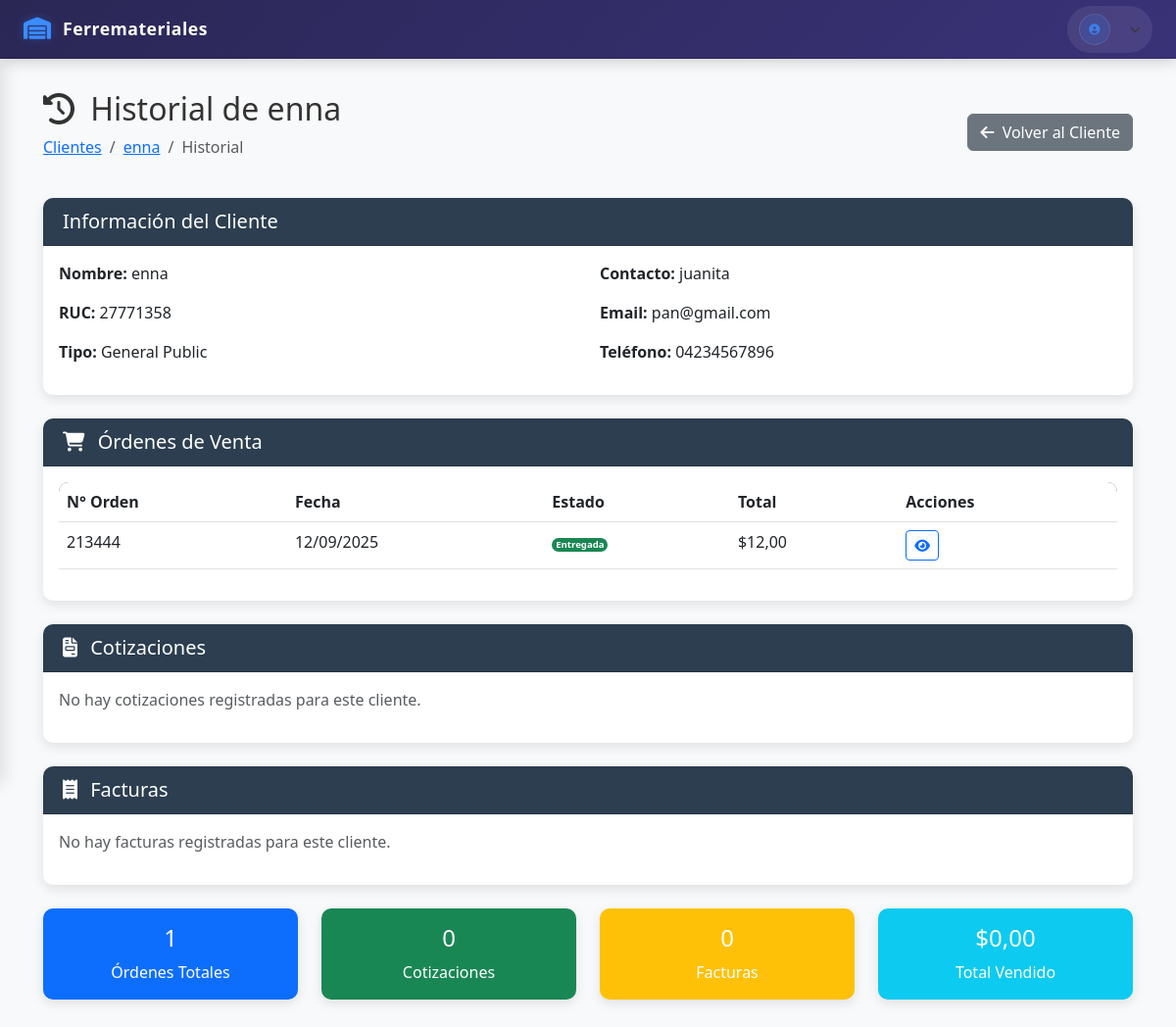
Before: /clientes/clientes/1/historial/ with the older database file.
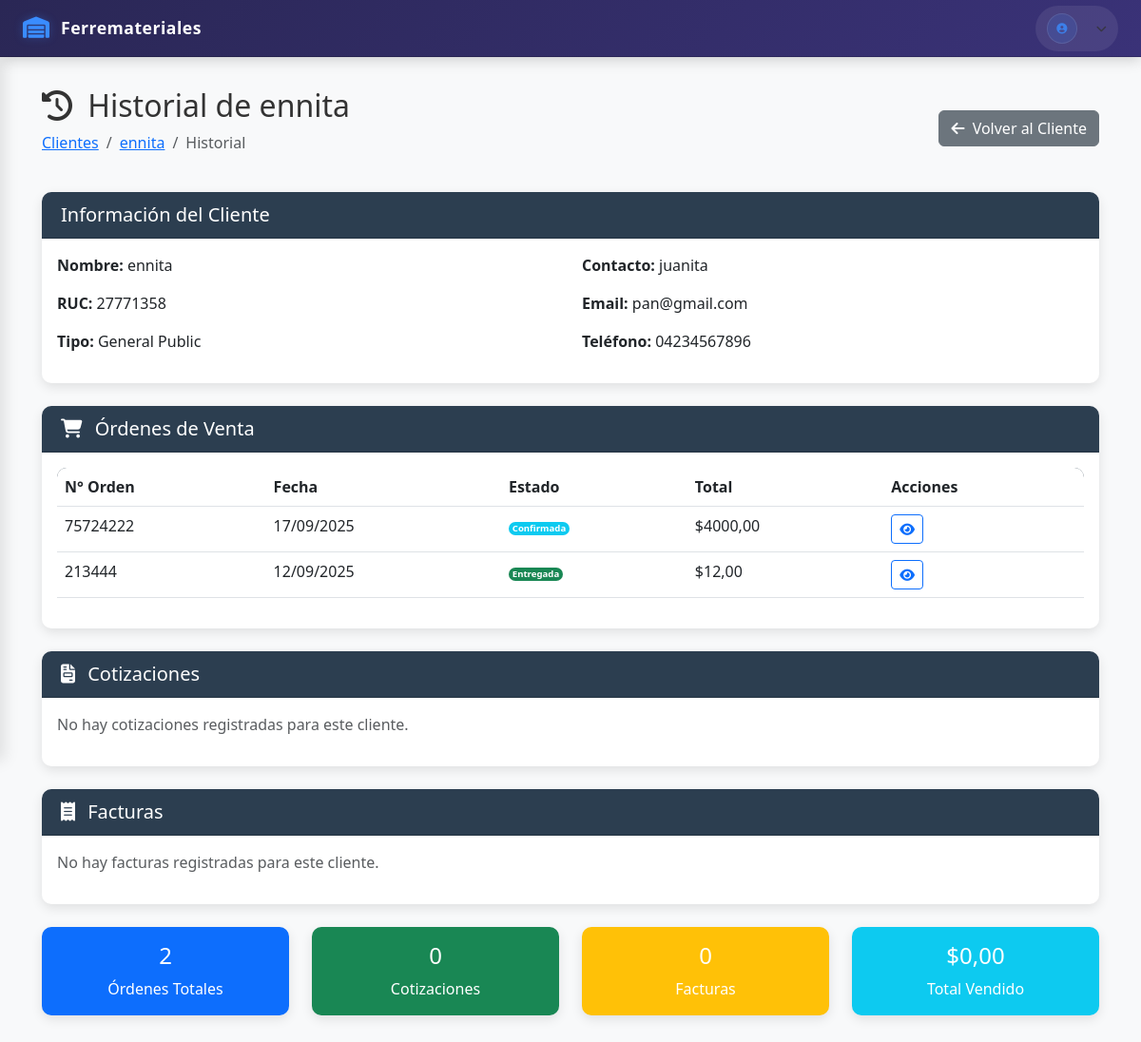
After: the same page with the newer database file.
### apps/crm/models.py (models this page shows, shortened)
class Customer(models.Model):
    class ClientType(models.TextChoices):
        CONSTRUCTORA = 'construction_company', _('Construction Company')
        FERRETERIA = 'hardware_store', _('Hardware Store')
        PUBLICO_GENERAL = 'general_public', _('General Public')
        OTROS = 'other', _('Other')
    class Status(models.TextChoices):
        ACTIVO = 'active', _('Active')
        INACTIVO = 'inactive', _('Inactive')
        MOROSO = 'delinquent', _('Delinquent')
        NUEVO = 'new', _('New')
    name = models.CharField(
        _("Name"),
        max_length=255,
        help_text=_("The full name or business name of the customer."),
    )
    tax_id = models.CharField(
        _("Tax ID"),
        max_length=50,
        unique=True,
        blank=True,
        null=True,
        help_text=_("The tax identification number (e.g., RUC) of the customer."),
    )
    contact_name = models.CharField(
        _("Contact Name"),
        max_length=255,
        blank=True,
        null=True,
        help_text=_("The name of the main contact person for the customer."),
    )
    email = models.EmailField(
        _("Email"),
        unique=True,
        blank=True,
        null=True,
        help_text=_("The main email address of the customer."),
    )
    phone = models.CharField(
        _("Phone"),
        max_length=20,
        blank=True,
        null=True,
        help_text=_("The primary phone number of the customer."),
    )
    address = models.TextField(
        _("Address"),
        blank=True,
        null=True,
        help_text=_("The physical address of the customer."),
    )
    client_type = models.CharField(
        _("Client Type"),
        max_length=50,
        choices=ClientType.choices,
        default=ClientType.CONSTRUCTORA,
        help_text=_("The type of client, e.g., 'Construction Company'."),
    )
    status = models.CharField(
        _("Status"),
        max_length=50,
        choices=Status.choices,
        default=Status.ACTIVO,
        help_text=_("The current status of the customer."),
    )
    last_purchase = models.DateTimeField(
        _("Last Purchase"),
        blank=True,
        null=True,
        help_text=_("The date and time of the customer's last purchase."),
    )
    created_at = models.DateTimeField(
        _("Created At"),
        auto_now_add=True,
    )
    updated_at = models.DateTimeField(
        _("Updated At"),
        auto_now=True,
    )
    class Meta:
        db_table = "customers"
        verbose_name = _("Customer")
        verbose_name_plural = _("Customers")

### apps/sales/models.py (models this page shows, shortened)
class Order(models.Model):
    STATUS_CHOICES = [
        ('pending', _('Pending')),
        ('confirmed', _('Confirmed')),
        ('shipped', _('Shipped')),
        ('delivered', _('Delivered')),
        ('cancelled', _('Cancelled')),
    ]
    customer = models.ForeignKey(
        Customer,
        verbose_name=_("Customer"),
        on_delete=models.CASCADE
    )
    order_number = models.CharField(
        _("Order Number"),
        max_length=50,
        unique=True
    )
    date = models.DateField(
        _("Date"),
        default=timezone.now
    )
    total_amount = models.DecimalField(
        _("Total Amount"),
        max_digits=10,
        decimal_places=2,
        default=0.00
    )
    status = models.CharField(
        _("Status"),
        max_length=20,
        choices=STATUS_CHOICES,
        default='pending'
    )
    quote = models.OneToOneField(
        Quote,
        verbose_name=_("Quote"),
        on_delete=models.SET_NULL,
        null=True,
        blank=True
    )
    created_at = models.DateTimeField(
        _("Created At"),
        auto_now_add=True
    )
    updated_at = models.DateTimeField(
        _("Updated At"),
        auto_now=True
    )
    class Meta:
        db_table = "sales_orders"
        verbose_name = _("Sales Order")
        verbose_name_plural = _("Sales Orders")

### apps/crm/views.py (the view)
# urls.py: path('clientes/<int:cliente_id>/historial/', historial_cliente, name='historial_cliente'),
def historial_cliente(request, cliente_id):
    customer = get_object_or_404(Customer, pk=cliente_id)
    orders = Order.objects.filter(customer=customer).order_by('-date')
    quotes = Quote.objects.filter(customer=customer).order_by('-date')
    invoices = Invoice.objects.filter(customer=customer).order_by('-date_issued')
    total_amount = invoices.aggregate(total=Sum('total_amount'))['total'] or 0
    context = {
        'customer': customer,
        'orders': orders,
        'quotes': quotes,
        'invoices': invoices,
        'total_amount': total_amount,
    }
    if request.GET.get('modal') == '1':
        return render(request, 'crm/_historial_cliente.html', context)
    return render(request, 'crm/historial_cliente.html', context)

### templates/crm/historial_cliente.html (shortened to what this page needs)
{% extends "base.html" %}
{% block content %}
<div class="container-fluid">
    <div class="d-flex justify-content-between align-items-center mb-4">
        <div>
            <h2><i class="fas fa-history me-2"></i> Historial de {{ customer.name }}</h2>
            <nav aria-label="breadcrumb">
                <ol class="breadcrumb">
                    <li class="breadcrumb-item"><a href="{% url 'crm:clientes' %}">Clientes</a></li>
                    <li class="breadcrumb-item"><a href="{% url 'crm:ver_cliente' customer.id %}">{{ customer.name }}</a></li>
                    <li class="breadcrumb-item active">Historial</li>
                </ol>
            </nav>
        </div>
        <a href="{% url 'crm:ver_cliente' customer.id %}" class="btn btn-secondary">
            <i class="fas fa-arrow-left me-1"></i> Volver al Cliente
        </a>
    </div>
    <div class="card mb-4">
        <div class="card-header">
            <h5 class="mb-0">Información del Cliente</h5>
        </div>
        <div class="card-body">
            <div class="row">
                <div class="col-md-6">
                    <p><strong>Nombre:</strong> {{ customer.name }}</p>
                    <p><strong>RUC:</strong> {{ customer.tax_id|default:"No especificado" }}</p>
                    <p><strong>Tipo:</strong> {{ customer.get_client_type_display }}</p>
                </div>
                <div class="col-md-6">
                    <p><strong>Contacto:</strong> {{ customer.contact_name|default:"No especificado" }}</p>
                    <p><strong>Email:</strong> {{ customer.email|default:"No especificado" }}</p>
                    <p><strong>Teléfono:</strong> {{ customer.phone|default:"No especificado" }}</p>
                </div>
            </div>
        </div>
    </div>
    <div class="card mb-4">
        <div class="card-header">
            <h5 class="mb-0"><i class="fas fa-shopping-cart me-2"></i> Órdenes de Venta</h5>
        </div>
        <div class="card-body">
            {% if orders %}
                <div class="table-responsive">
                    <table class="table table-hover">
                        <thead>
                            <tr>
                                <th>N° Orden</th>
                                <th>Fecha</th>
                                <th>Estado</th>
                                <th>Total</th>
                                <th>Acciones</th>
                            </tr>
                        </thead>
                        <tbody>
                            {% for order in orders %}
                            <tr>
                                <td>{{ order.order_number }}</td>
                                <td>{{ order.date|date:"d/m/Y" }}</td>
                                <td>
                                    {% if order.status == 'pending' %}
                                        <span class="badge bg-warning">Pendiente</span>
                                    {% elif order.status == 'confirmed' %}
                                        <span class="badge bg-info">Confirmada</span>
                                    {% elif order.status == 'shipped' %}
                                        <span class="badge bg-primary">Enviada</span>
                                    {% elif order.status == 'delivered' %}
                                        <span class="badge bg-success">Entregada</span>
                                    {% elif order.status == 'cancelled' %}
                                        <span class="badge bg-danger">Cancelada</span>
                                    {% else %}
                                        <span class="badge bg-secondary">{{ order.status }}</span>
                                    {% endif %}
                                </td>
                                <td>${{ order.total_amount|floatformat:2 }}</td>
                                <td>
                                    <a href="#" class="btn btn-sm btn-outline-primary" title="Ver detalle">
                                        <i class="fas fa-eye"></i>
                                    </a>
                                </td>
                            </tr>
                            {% endfor %}
                        </tbody>
                    </table>
                </div>
            {% else %}
                <p class="text-muted">No hay órdenes de venta registradas para este cliente.</p>
            {% endif %}
        </div>
    </div>
    <div class="card mb-4">
        <div class="card-header">
            <h5 class="mb-0"><i class="fas fa-file-invoice me-2"></i> Cotizaciones</h5>
        </div>
        <div class="card-body">
            {% if quotes %}
                <div class="table-responsive">
                    <table class="table table-hover">
                        <thead>
                            <tr>
                                <th>N° Cotización</th>
                                <th>Fecha</th>
                                <th>Estado</th>
                                <th>Total</th>
                                <th>Acciones</th>
                            </tr>
                        </thead>
                        <tbody>
                            {% for quote in quotes %}
                            <tr>
                                <td>{{ quote.quote_number }}</td>
                                <td>{{ quote.date|date:"d/m/Y" }}</td>
                                <td>
                                    {% if quote.status == 'draft' %}
                                        <span class="badge bg-secondary">Borrador</span>
                                    {% elif quote.status == 'sent' %}
                                        <span class="badge bg-info">Enviada</span>
                                    {% elif quote.status == 'approved' %}
                                        <span class="badge bg-success">Aprobada</span>
                                    {% elif quote.status == 'rejected' %}
                                        <span class="badge bg-danger">Rechazada</span>
                                    {% else %}
                                        <span class="badge bg-light text-dark">{{ quote.status }}</span>
                                    {% endif %}
                                </td>
                                <td>${{ quote.total_amount|floatformat:2 }}</td>
                                <td>
                                    <a href="#" class="btn btn-sm btn-outline-primary" title="Ver detalle">
                                        <i class="fas fa-eye"></i>
                                    </a>
                                </td>
                            </tr>
                            {% endfor %}
                        </tbody>
                    </table>
                </div>
            {% else %}
                <p class="text-muted">No hay cotizaciones registradas para este cliente.</p>
            {% endif %}
        </div>
    </div>
    <div class="card mb-4">
        <div class="card-header">
            <h5 class="mb-0"><i class="fas fa-receipt me-2"></i> Facturas</h5>
        </div>
        <div class="card-body">
            {% if invoices %}
                <div class="table-responsive">
                    <table class="table table-hover">
                        <thead>
                            <tr>
                                <th>N° Factura</th>
                                <th>Fecha</th>
                                <th>Estado</th>
                                <th>Total</th>
                                <th>Acciones</th>
                            </tr>
                        </thead>
                        <tbody>
                        {% for invoice in invoices %}
                        <tr>
                            <td>{{ invoice.invoice_number }}</td>
                            <td>{{ invoice.date_issued|date:"d/m/Y" }}</td>
                            <td>
                                {% if invoice.status == 0 %}
                                    <span class="badge bg-secondary">Borrador</span>
                                {% elif invoice.status == 1 %}
                                    <span class="badge bg-info">Enviada</span>
                                {% elif invoice.status == 2 %}
                                    <span class="badge bg-success">Pagada</span>
                                {% elif invoice.status == 3 %}
                                    <span class="badge bg-danger">Vencida</span>
                                {% else %}
                                    <span class="badge bg-light text-dark">{{ invoice.get_status_display }}</span>
                                {% endif %}
                            </td>
                            <td>${{ invoice.total_amount|floatformat:2 }}</td>
                            <td>
                                <a href="#" class="btn btn-sm btn-outline-primary" title="Ver detalle">
                                    <i class="fas fa-eye"></i>
                                </a>
                            </td>
                        </tr>
                        {% endfor %}
                        </tbody>
                    </table>
                </div>
            {% else %}
                <p class="text-muted">No hay facturas registradas para este cliente.</p>
            {% endif %}
        </div>
    </div>
    <div class="row">
        <div class="col-md-3">
            <div class="card text-white bg-primary">
                <div class="card-body text-center">
                    <h4>{{ orders|length }}</h4>
                    <p class="mb-0">Órdenes Totales</p>
                </div>
            </div>
        </div>
        <div class="col-md-3">
            <div class="card text-white bg-success">
                <div class="card-body text-center">
                    <h4>{{ quotes|length }}</h4>
                    <p class="mb-0">Cotizaciones</p>
                </div>
            </div>
        </div>
        <div class="col-md-3">
            <div class="card text-white bg-warning">
                <div class="card-body text-center">
                    <h4>{{ invoices|length }}</h4>
                    <p class="mb-0">Facturas</p>
                </div>
            </div>
        </div>
        <div class="col-md-3">
            <div class="card text-white bg-info">
                <div class="card-body text-center">
                    <h4>${{ total_amount|floatformat:2 }}</h4>
                    <p class="mb-0">Total Vendido</p>
                </div>
            </div>
        </div>
    </div>
</div>
{% endblock %}

Changed rows visible on the page:
changed Customer "General Public": name "enna" → "ennita"
added Order: order_number "75724222", date "17/09/2025", status "Confirmada", total_amount "4000,00"
Other visible differences:
{{ orders|length }}: "1" → "2"
